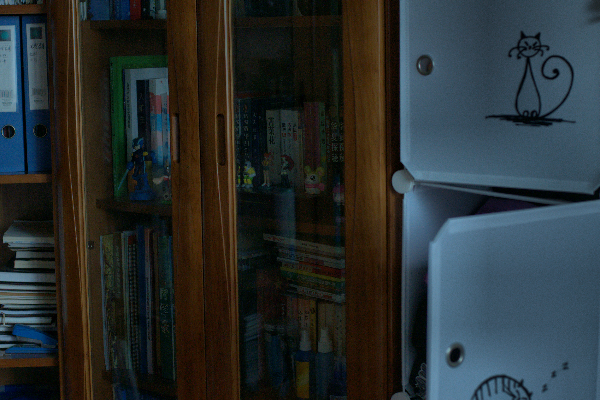
#> input picture results/traditional/LOLv1/Test/input/clahe/1.png, 600 x 400 px, given as the content of the folder ../results/traditional/LOLv1/Test/input/clahe/1.png, which was not available
$ python traditional_baseline.py --input ../results/traditional/LOLv1/Test/input/clahe/1.png
#> lines starting #> are read from the running program, lines starting #| are printed output that depends on the picture; pictures that were not available may be replaced by others from this repository, and a replacement may not be noted
#> in process_dataset, img is the input picture: shape (400, 600, 3); mean B, G, R 48.4, 47.5, 41.3
import cv2
import numpy as np
import os
import glob
import argparse

'''
 传统 MSR 和 RetinexFormer 一脉相承，
 其本质都是在估计环境光照并反推反射率 $R$。
 传统 MSR 提亮效果非常惊艳，
 但它会因为没有对内容的感知能力，将暗处的红绿噪点一同呈对数级放大。
 RetinexFormer 的 Denoiser 引入了深度注意力机制，解决了传统 MSR 的这一痛点。
'''

def enhance_gamma(image, gamma=0.4):
    """
    Gamma 校正提亮
    gamma < 1 : 提亮图像
    gamma > 1 : 变暗图像
    """
    # 建立查找表 (Look-Up Table, LUT) 加速计算
    table = np.array([((i / 255.0) ** gamma) * 255
                      for i in np.arange(0, 256)]).astype("uint8")

    # 利用查找表进行映射
    return cv2.LUT(image, table)

def enhance_clahe(image, clip_limit=2.0, tile_grid_size=(8, 8)):
    """
    CLAHE 局部直方图均衡化 (在 HSV 空间操作以保持色彩)
    """
    # 1. 转换到 HSV 颜色空间
    hsv = cv2.cvtColor(image, cv2.COLOR_BGR2HSV)
    h, s, v = cv2.split(hsv)

    # 2. 创建 CLAHE 对象并应用于 V (亮度) 通道
    clahe = cv2.createCLAHE(clipLimit=clip_limit, tileGridSize=tile_grid_size)
    v_clahe = clahe.apply(v)

    # 3. 合并通道并转回 BGR
    hsv_clahe = cv2.merge((h, s, v_clahe))
    result = cv2.cvtColor(hsv_clahe, cv2.COLOR_HSV2BGR)
    return result

def enhance_gamma_plus_clahe(image, gamma=0.4, clip_limit=3.0, tile_grid_size=(8, 8)):
    """
    先用标准 Gamma 强力提亮，再用 CLAHE 优化局部对比度
    """
#> called with gamma = 0.4, clip_limit = 3, tile_grid_size = (8, 8)
    # 1. 先进行 Gamma 提亮
    table = np.array([((i / 255.0) ** gamma) * 255 for i in np.arange(0, 256)]).astype("uint8")
    bright_img = cv2.LUT(image, table)

    # 2. 将提亮后的图片转到 HSV 空间，用 CLAHE 优化亮度层的对比度
    hsv = cv2.cvtColor(bright_img, cv2.COLOR_BGR2HSV)
#> hsv: shape (400, 600, 3); mean H, S, V 67, 85.7, 135
    h, s, v = cv2.split(hsv)
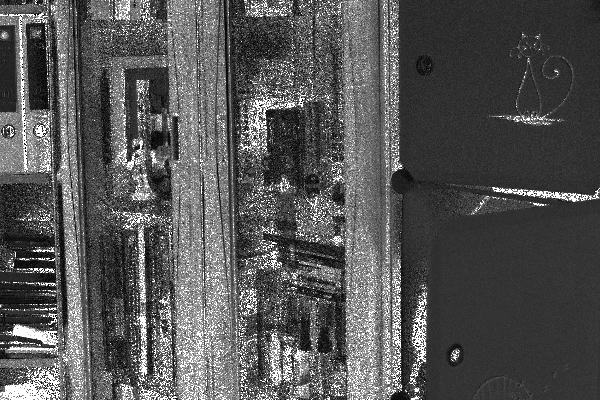
#> s: shape (400, 600); min 0, max 255, mean 85.7

    clahe = cv2.createCLAHE(clipLimit=clip_limit, tileGridSize=tile_grid_size)
    v_clahe = clahe.apply(v)
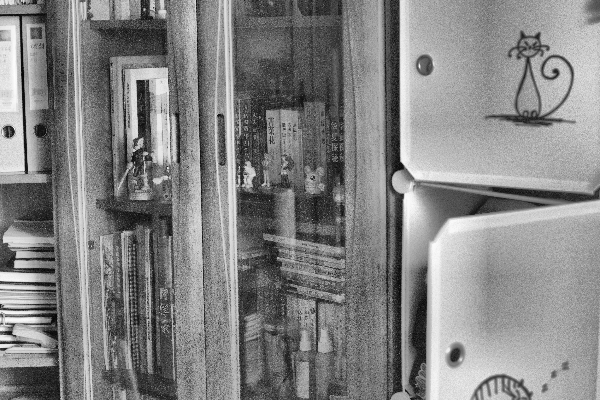
#> v_clahe: shape (400, 600); min 3, max 253, mean 131.5

    hsv_clahe = cv2.merge((h, s, v_clahe))
#> hsv_clahe: shape (400, 600, 3); mean H, S, V 67, 85.7, 131.5
    return cv2.cvtColor(hsv_clahe, cv2.COLOR_HSV2BGR)
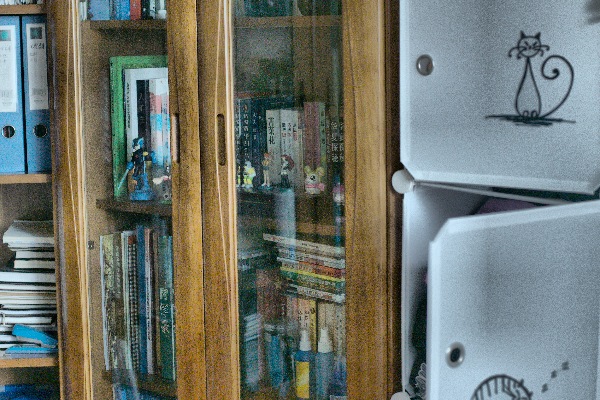
#> returned value: shape (400, 600, 3); mean B, G, R 109.5, 117.4, 111.1


# 多尺度 Retinex (Multi-Scale Retinex, MSR) 核心算法实现
def enhance_msr(image, scales=[30, 80, 250], weights=[1/3, 1/3, 1/3], dynamic_range=1.0):
    """
    多尺度 Retinex (MSR) 低光照图像增强算法
    - scales: 高斯模糊的标准差列表，分别捕获小、中、大尺度的光照背景
    - weights: 每个尺度的加权权重
    - dynamic_range: 最后的色彩拉伸控制系数（增益因子）
    """
#> called with dynamic_range = 1
    # 将图像转换为 float64 防溢出，并加 1.0 防止 log(0) 导致 NAN
    img_bgr = image.astype(np.float64) + 1.0
    msr_log = np.zeros_like(img_bgr)

    # 对 B, G, R 三个通道分别执行多尺度 Retinex 解耦
    for channel in range(3):
        img_channel = img_bgr[:, :, channel]
        r_channel_log = np.zeros_like(img_channel)

        # 遍历不同尺度的高斯核，计算对数域反射率 R = log(I) - log(L)
        for scale, weight in zip(scales, weights):
            # 高斯模糊得到照度估计 L
            blur = cv2.GaussianBlur(img_channel, (0, 0), scale)
            blur[blur <= 0] = 1.0 # 稳健性防御

            # 累加各尺度下的反射率成分
            r_channel_log += weight * (np.log10(img_channel) - np.log10(blur))

        msr_log[:, :, channel] = r_channel_log
#> this loop made 3 passes
#> pass 1, in enhance_msr, `img_channel = img_bgr[:, :, channel]`:
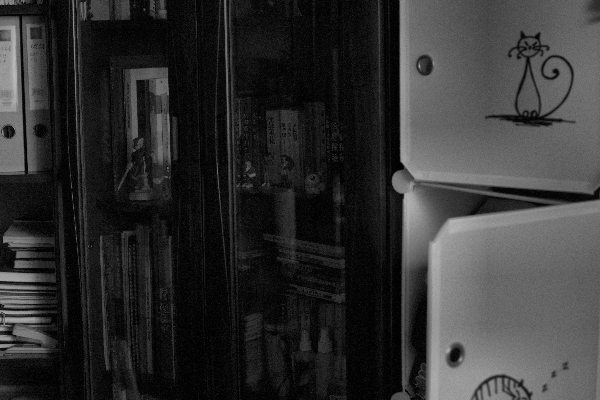
#> img_channel: shape (400, 600) float64; min 1, max 188, mean 49.4
#> after the loop:
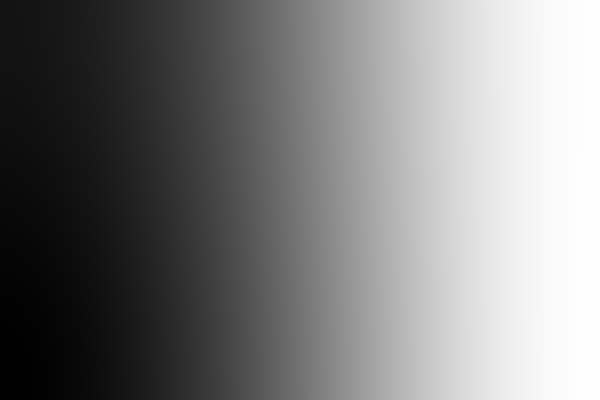
#> blur: shape (400, 600) float64; min 36.55, max 48.24, mean 42.3; drawn with min black and max white
#> after the loop:
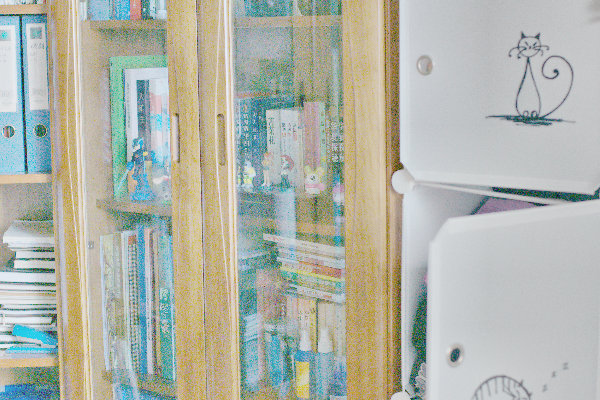
#> msr_log: shape (400, 600, 3) float64; mean B, G, R -0.192, -0.0878, -0.126; drawn with min black and max white
#> after the loop:
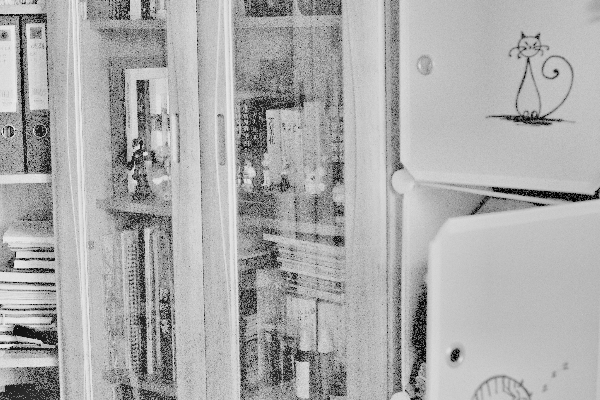
#> r_channel_log: shape (400, 600) float64; min -1.75, max 0.657, mean -0.126; drawn with min black and max white

    # 简易而高效的色彩恢复映射 (Simplest Color Balance 变体)
    # 将对数域反射率线性拉伸并截断到 0-255，强化对比度
    msr_res = np.zeros_like(msr_log)
    for channel in range(3):
        ch_min = np.min(msr_log[:, :, channel])
        ch_max = np.max(msr_log[:, :, channel])

        # 线性动态映射
        msr_res[:, :, channel] = (msr_log[:, :, channel] - ch_min) / (ch_max - ch_min) * 255.0
#> this loop made 3 passes
#> (ch_min, ch_max) on passes 1 to 3: (-1.91, 0.617), (-1.84, 0.525), (-1.75, 0.657)

    # 转换为标准的 uint8 图像格式
    return np.clip(msr_res * dynamic_range, 0, 255).astype(np.uint8)


def process_dataset(input_dir, base_output_dir):
    """
    批量处理 LOL 数据集（包含 Gamma、CLAHE、Gamma+CLAHE、MSR）
    """
    # 规范化路径
    input_dir = os.path.normpath(input_dir)

    # 自动提取 'data/' 后面的所有相对路径作为输出的子目录
    # 如输入 "../data/LOLv2/Real_captured/Test/Low"
    # parts 切出 ["LOLv2", "Real_captured", "Test", "Low"]
    path_parts = input_dir.split(os.sep)
    if "data" in path_parts:
        data_index = path_parts.index("data")
        # 取出 'data' 之后的所有层级
        relative_layers = path_parts[data_index + 1:]
    else:
        # 如果输入的路径没包含 'data'，就取最后三层作为目录结构
        relative_layers = path_parts[-3:] if len(path_parts) >= 3 else path_parts[-1:]

    # 动态拼接成结果根目录：results/traditional/LOLv2/Real_captured/Test/Low/
    dataset_root = os.path.join(base_output_dir, "traditional", *relative_layers)

    #output_dir_gamma = os.path.join(dataset_root, "gamma")
    #output_dir_clahe = os.path.join(dataset_root, "clahe")
    output_dir_combined = os.path.join(dataset_root, "combined")
    output_dir_msr = os.path.join(dataset_root, "msr")

    os.makedirs(output_dir_msr, exist_ok=True)
    #os.makedirs(output_dir_gamma, exist_ok=True)
    #os.makedirs(output_dir_clahe, exist_ok=True)
    os.makedirs(output_dir_combined, exist_ok=True)

    # 支持常见的图片格式
    image_paths = glob.glob(os.path.join(input_dir, "*.png")) + \
                  glob.glob(os.path.join(input_dir, "*.jpg"))

    print(f"找到 {len(image_paths)} 张待处理图片。")

    for img_path in image_paths:
        filename = os.path.basename(img_path)
        img = cv2.imread(img_path)

        if img is None:
            print(f"无法读取图片: {filename}")
            continue

        # [12 lines of commented-out code are left out]
        img_combined = enhance_gamma_plus_clahe(img, gamma=0.4, clip_limit=3.0)
        combined_save_path = os.path.join(output_dir_combined, filename)
        cv2.imwrite(combined_save_path, img_combined)

        # 4. 推理 MSR 算法并存储结果
        img_msr = enhance_msr(img, scales=[15, 80, 250], weights=[1/3, 1/3, 1/3])
        msr_save_path = os.path.join(output_dir_msr, filename)
        cv2.imwrite(msr_save_path, img_msr)

    print("处理完成！所有结果已成功保存。")

if __name__ == "__main__":
    parser = argparse.ArgumentParser(description="传统低照度图像增强算法命令行工具")

    parser.add_argument("--input", type=str, required=True,
                        help="测试集暗光图片所在的文件夹路径 (例如: ../data/LOLv1/Test/input)")
    parser.add_argument("--output_base", type=str, default="../results/traditional",
                        help="输出结果的根目录，默认为 ../results")

    args = parser.parse_args()

    process_dataset(args.input, args.output_base)

$ run again, on results/traditional/LOLv1/Test/input/combined/111.png
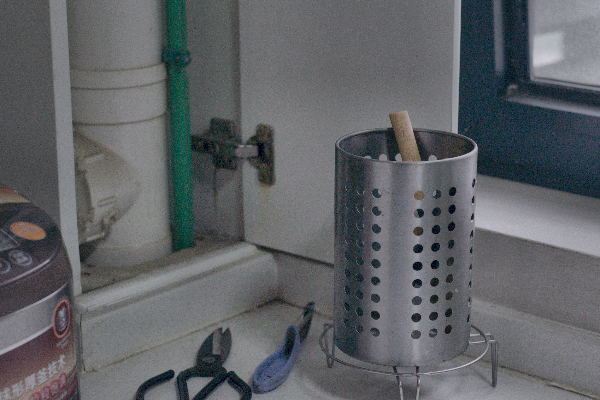
#> input picture results/traditional/LOLv1/Test/input/combined/111.png, 600 x 400 px, given as the content of the folder ../results/traditional/LOLv1/Test/input/combined/111.png, which was not available
#> in process_dataset, img is the input picture: shape (400, 600, 3); mean B, G, R 101.1, 97.8, 95.1
#> hsv: shape (400, 600, 3); mean H, S, V 94.8, 19.6, 175.3
#> hsv_clahe: shape (400, 600, 3); mean H, S, V 94.8, 19.6, 157.7
#> after the loop in enhance_msr, `for channel in range(3):`:
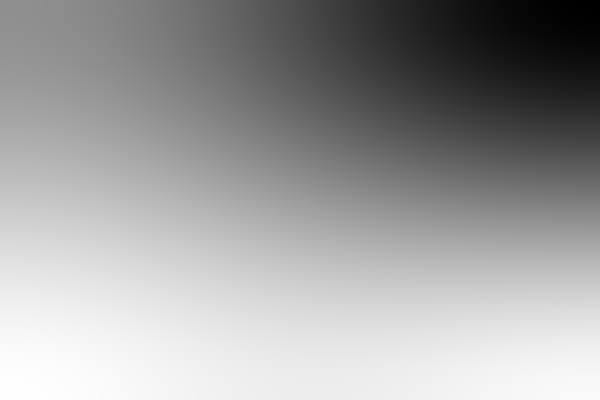
#> blur: shape (400, 600) float64; min 94.51, max 97.02, mean 96.1; drawn with min black and max white
#> after the loop in enhance_msr, `for channel in range(3):`:
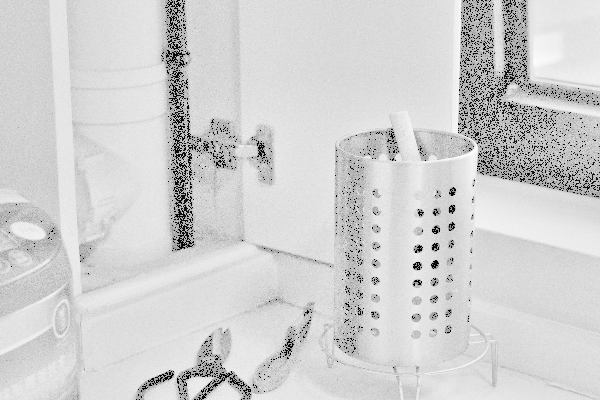
#> r_channel_log: shape (400, 600) float64; min -2.02, max 0.359, mean -0.07; drawn with min black and max white
#> the loop in enhance_msr, `for channel in range(3):` made 3 passes
#> (ch_min, ch_max) on passes 1 to 3: (-2.03, 0.317), (-2.01, 0.33), (-2.02, 0.359)

$ run again, on results/traditional/LOLv1/Test/input/combined/146.png
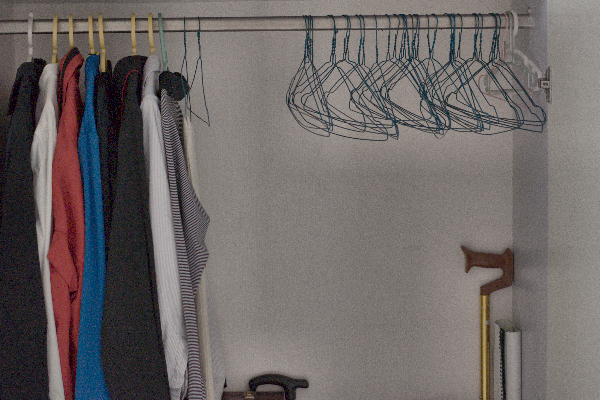
#> input picture results/traditional/LOLv1/Test/input/combined/146.png, 600 x 400 px, given as the content of the folder ../results/traditional/LOLv1/Test/input/combined/146.png, which was not available
#> in process_dataset, img is the input picture: shape (400, 600, 3); mean B, G, R 101.7, 102.8, 109.4
#> hsv: shape (400, 600, 3); mean H, S, V 40.7, 27.7, 180.7
#> hsv_clahe: shape (400, 600, 3); mean H, S, V 40.7, 27.7, 162.2
#> after the loop in enhance_msr, `for channel in range(3):`:
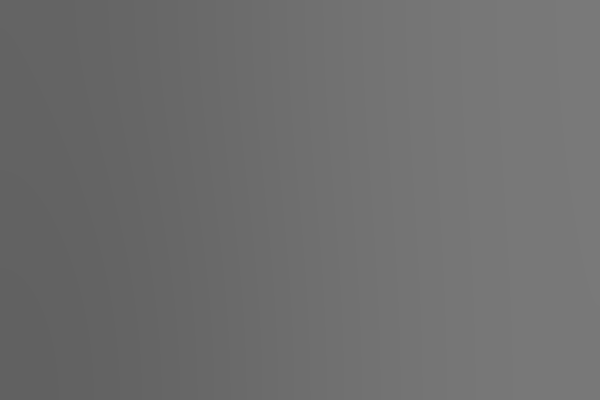
#> blur: shape (400, 600) float64; min 97.34, max 121.2, mean 110.5
#> after the loop in enhance_msr, `for channel in range(3):`:
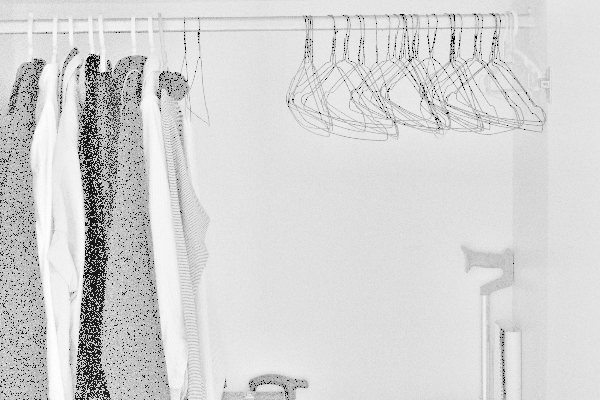
#> r_channel_log: shape (400, 600) float64; min -2.09, max 0.318, mean -0.0803; drawn with min black and max white
#> the loop in enhance_msr, `for channel in range(3):` made 3 passes
#> (ch_min, ch_max) on passes 1 to 3: (-2.04, 0.357), (-2.07, 0.379), (-2.09, 0.318)
